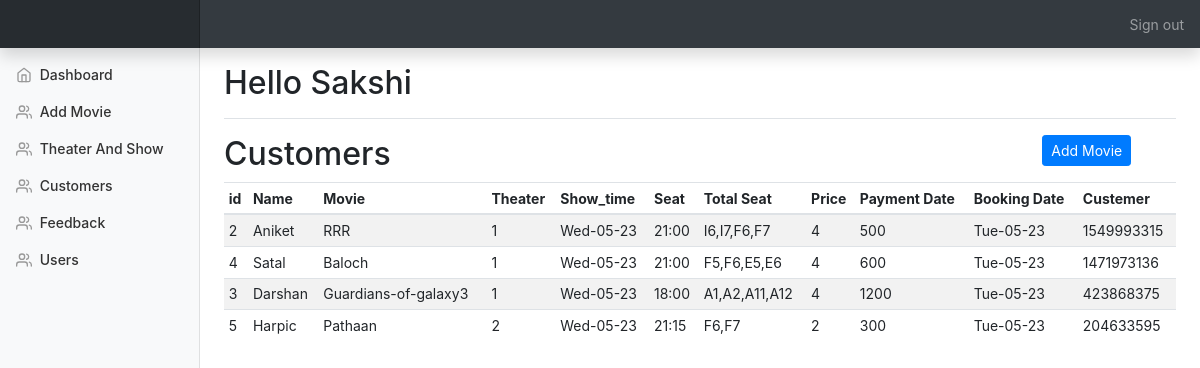
The page /admin/customers.php (signed in) on the database its author committed.
### tables this page shows
CREATE TABLE `customers` (
  `id` int(10) NOT NULL,
  `uid` int(10) NOT NULL,
  `movie` varchar(100) NOT NULL,
  `show_time` varchar(100) NOT NULL,
  `seat` varchar(100) NOT NULL,
  `totalseat` varchar(100) NOT NULL,
  `price` varchar(100) NOT NULL,
  `payment_date` varchar(100) NOT NULL,
  `booking_date` varchar(100) NOT NULL,
  `card_name` varchar(100) NOT NULL,
  `card_number` varchar(25) NOT NULL,
  `ex_date` varchar(100) NOT NULL,
  `cvv` int(5) NOT NULL,
  `custemer_id` int(15) NOT NULL
);

CREATE TABLE `user` (
  `id` int(25) NOT NULL,
  `username` varchar(100) NOT NULL,
  `email` varchar(100) NOT NULL,
  `mobile` int(10) NOT NULL,
  `city` varchar(25) NOT NULL,
  `password` varchar(12) NOT NULL,
  `image` varchar(100) NOT NULL
);

CREATE TABLE `theater_show` (
  `id` int(25) NOT NULL,
  `show` varchar(100) NOT NULL,
  `theater` varchar(100) NOT NULL
);

### admin/customers.php (the view, shortened to what this page needs)
<!doctype html>
<html lang="en">
  <head>
    <link rel="stylesheet" href='css/all.css' type='text/css'>
    <link rel="stylesheet" href='css/bootstrap.min.css' type='text/css'>
    <link rel="stylesheet" href='css/dashboard.css' type='text/css'>
<?php include_once("./templates/top.php"); ?>
<?php include_once("./templates/navbar.php"); ?>
<div class="container-fluid">
  <div class="row">
    <?php include "./templates/sidebar.php"; ?>
      <div class="row">
      	<div class="col-10">
      		<h2>Customers</h2>
      	</div>
        <div class="col-2">
          <button data-toggle="modal" data-target="#add_custemer_modal" class="btn btn-primary btn-sm">Add Movie</button>
        </div>
      </div>
      <div class="table-responsive">
        <table class="table table-striped table-sm">
          <thead>
            <tr>
              <th>id</th>
              <th>Name</th>
              <th>Movie</th>
              <th>Theater</th>
              <th>Show_time</th>
              <th>Seat</th>
              <th>Total Seat</th>
              <th>Price</th>
              <th>Payment Date</th>
              <th>Booking Date</th>
              <th>Custemer</th>
            </tr>
          </thead>
          <tbody id="customer_list">
           <tbody id="product_list">
            <?php
include_once 'Database.php';
$result = mysqli_query($conn,"SELECT c.id,c.movie,c.booking_date,c.show_time,c.seat,c.totalseat,c.price,c.payment_date,c.custemer_id,u.username,t.theater FROM customers c INNER JOIN user u on c.uid = u.id INNER JOIN theater_show t on c.show_time = t.show");
if (mysqli_num_rows($result) > 0) {
  while($row = mysqli_fetch_array($result)) {
    $id=$row['id'];?>
    <tr>
              <td><?php echo $row['id'];?></td>
              <td><?php echo $row['username'];?></td>
              <td><?php echo $row['movie'];?></td>
              <td><?php echo $row['theater'];?></td>
              <td><?php echo $row['booking_date'];?></td>
              <td><?php echo $row['show_time'];?></td>
              <td><?php echo $row['seat'];?></td>
              <td><?php echo $row['totalseat'];?></td>
              <td><?php echo $row['price'];?></td>
              <td><?php echo $row['payment_date'];?></td>
              <td><?php echo $row['custemer_id'];?></td>
            </tr>
            <?php
}
}
            ?>
          </tbody>
        </table>
      </div>
    </main>
  </div>
</div>
<?php include_once("./templates/footer.php"); ?>

### admin/css/dashboard.css (style rules this page uses)
body { font-size: .875rem; }

### rows shown on the page
customers: id "2", user.username "Aniket", movie "RRR", theater_show.theater "1", booking_date "Wed-05-23", show_time "21:00", seat "I6,I7,F6,F7", totalseat "4", price "500", payment_date "Tue-05-23", custemer "1549993315"
customers: id "4", user.username "Satal", movie "Baloch", theater_show.theater "1", booking_date "Wed-05-23", show_time "21:00", seat "F5,F6,E5,E6", totalseat "4", price "600", payment_date "Tue-05-23", custemer "1471973136"
customers: id "3", user.username "Darshan", movie "Guardians-of-galaxy3", theater_show.theater "1", booking_date "Wed-05-23", show_time "18:00", seat "A1,A2,A11,A12", totalseat "4", price "1200", payment_date "Tue-05-23", custemer "423868375"
customers: id "5", user.username "Harpic", movie "Pathaan", theater_show.theater "2", booking_date "Wed-05-23", show_time "21:15", seat "F6,F7", totalseat "2", price "300", payment_date "Tue-05-23", custemer "204633595"

### other values the page prints
$_SESSION["admin"] "Sakshi"
